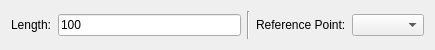
<?xml version="1.0" encoding="UTF-8"?>
<ui version="4.0">
 <class>LineVertical</class>
 <widget class="QWidget" name="LineVertical">
  <property name="geometry">
   <rect>
    <x>0</x>
    <y>0</y>
    <width>435</width>
    <height>50</height>
   </rect>
  </property>
  <layout class="QHBoxLayout">
   <item>
    <widget class="QLabel" name="LengthLabel">
     <property name="text">
      <string>Length:</string>
     </property>
     <property name="buddy">
      <cstring>Length</cstring>
     </property>
    </widget>
   </item>
   <item>
    <widget class="RMathLineEdit" name="Length">
     <property name="text">
      <string notr="true">100</string>
     </property>
    </widget>
   </item>
   <item>
    <widget class="Line" name="line">
     <property name="orientation">
      <enum>Qt::Vertical</enum>
     </property>
    </widget>
   </item>
   <item>
    <widget class="QLabel" name="ReferencePointLabel">
     <property name="text">
      <string>Reference Point:</string>
     </property>
     <property name="buddy">
      <cstring>ReferencePoint</cstring>
     </property>
    </widget>
   </item>
   <item>
    <widget class="QComboBox" name="ReferencePoint"/>
   </item>
  </layout>
 </widget>
 <customwidgets>
  <customwidget>
   <class>RMathLineEdit</class>
   <extends>QLineEdit</extends>
   <header>RMathLineEdit.h</header>
  </customwidget>
 </customwidgets>
 <resources/>
 <connections/>
</ui>
